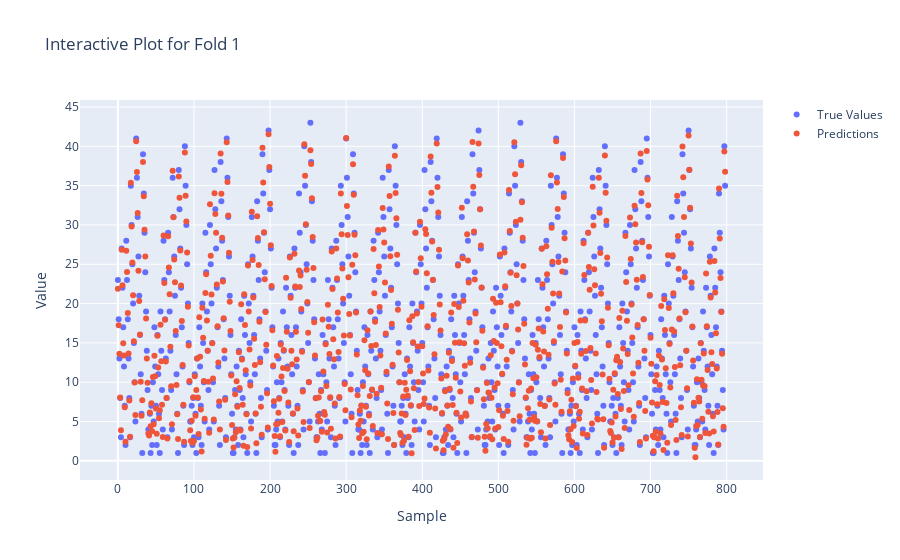

The code cell stored with this chart in its notebook:
### Code cell
import plotly.graph_objects as go

# Example for one fold (extend to all folds if needed)
fig = go.Figure()
fig.add_trace(go.Scatter(y=np.ravel(all_true_values[0]), mode='markers', name='True Values'))
fig.add_trace(go.Scatter(y=np.ravel(all_predictions[0]), mode='markers', name='Predictions'))
fig.update_layout(
    title="Interactive Plot for Fold 1",
    xaxis_title="Sample",
    yaxis_title="Value"
)
fig.show()

### Figure 1 — Plotly figure (JSON) as saved in the notebook; plotly's stock layout.template omitted (floating-point values rounded to 4 significant figures; data arrays with more than 128 entries replaced by an {"elided": "..."} marker saying what was removed)
{"data": [{"mode": "markers", "name": "True Values", "type": "scatter", "y": {"elided": "799 int values"}}, {"mode": "markers", "name": "Predictions", "type": "scatter", "y": {"elided": "799 float values"}}], "layout": {"title": {"text": "Interactive Plot for Fold 1"}, "xaxis": {"title": {"text": "Sample"}}, "yaxis": {"title": {"text": "Value"}}}}
